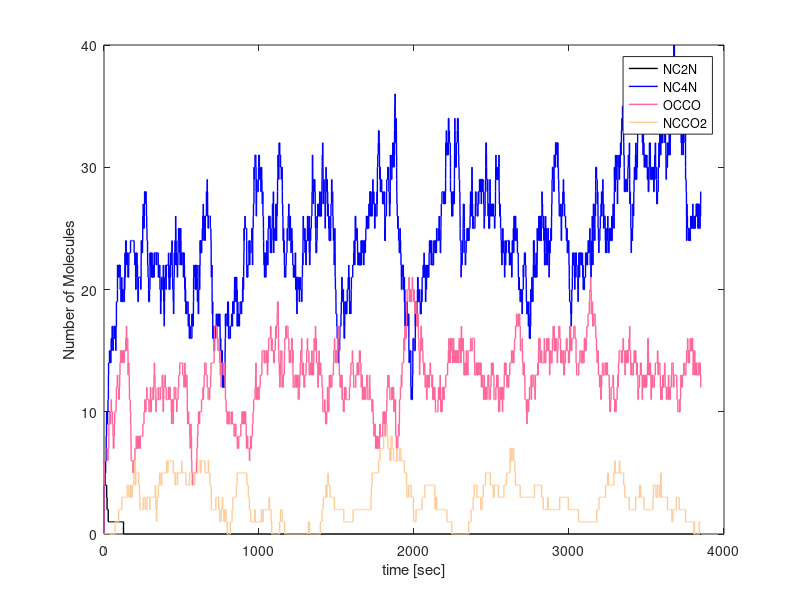

Reproduce this figure in MATLAB.
function GillespieToyNetwork 

close all;
%rand('state',8);

uncatalysed = 0.1; %
catalysed = 1.0;
in = 0.3;
out = 0.01;

k1 = uncatalysed;
k2 = uncatalysed;
k3 = uncatalysed;
k4 = uncatalysed;
k5 = in;
k6 = in;
k7 = in;
k8 = in;
k9 = in;
k10 = out;
k11 = out;
k12 = out;
k13 = out;
k14 = out;
%k15 = out;

k_values = [k1 k2 k3 k4 k5 k6 k7 k8 k9 k10 k11 k12 k13 k14];

O_initial = 10;
N_initial = 10;
CO_initial = 10;
CN_initial = 10;
C3N_initial = 10;
NC2N_initial = 0;
NC4N_initial = 0;
OCCO_initial = 0;
NCCO2_initial = 0;

stoichiometric_matrix = [0 0 -1 0 0 1 0 0 0 0 0 0 0 0; 0 0 0 0 0 0 0 1 0 0 0 -1 0 0; 0 0 -1 -2 0 0 1 0 0 0 0 0 0 0; -2 -1 -1 0 1 0 0 0 0 0 0 0 0 0; 0 -1 0 0 0 0 0 0 1 0 0 0 0 0; 1 0 0 0 0 0 0 0 0 0 -1 0 0 0; 0 1 0 0 0 0 0 0 0 -1 0 0 0 0; 0 0 0 1 0 0 0 0 0 0 0 0 0 -1; 0 0 1 0 0 0 0 0 0 0 0 0 -1 0];
stoichiometric_matrix;                            

realisations = 1;

for i = 1:realisations

    molecules = [O_initial N_initial CO_initial CN_initial C3N_initial NC2N_initial NC4N_initial OCCO_initial NCCO2_initial];
    
    time = 0;
    k = 1;
    
    Oplot(1,i) = O_initial;
    Nplot(1,i) = N_initial;
    COplot(1,i) = CO_initial;
    CNplot(1,i)= CN_initial;
    C3Nplot(1,i) = C3N_initial;
    NC2Nplot(1,i)= NC2N_initial;
    NC4Nplot(1,i) = NC4N_initial;
    OCCOplot(1,i) = OCCO_initial;
    NCCO2plot(1,i) = NCCO2_initial;
    
    timeplot(1,i) = 0;
    
    while k < 10000
        
        rr = rand(2,1);
        
        O = molecules(1);
        N = molecules(2);
        CO = molecules(3);
        CN = molecules(4);
        C3N = molecules(5);
        NC2N = molecules(6);
        NC4N = molecules(7);
        OCCO = molecules(8);
        NCCO2 = molecules(9);
        
        %'CN numbers', CN
        %'k1', k_values(1)
        prop(1) = CN * (CN - 1) * k_values(1);
       % 'prop1', prop(1)
        
       %%%%%%%%% ESTABLISH CATALYSIS CONDITIONS FOR REACTION 2 %%%%%%%%%%%
       
        k_values(2) = uncatalysed;
        
        if C3N > 0 && NC2N > 0
            k_values(2) = catalysed * C3N * NC2N;
            
        elseif C3N > 0
            k_values(2) = catalysed * C3N;
        
        elseif NC2N > 0
            k_values(2) = catalysed * NC2N;
        end
        
        prop(2) = CN * C3N * k_values(2); %This reaction is catalysed by C3N and NC2N. kinetic constant is multiplied by catalyst numbers, as in Hordijk et al. (2014).
        prop(2);
        prop(3) = CN * O * CO * N * k_values(3);
        
       %%%%%%%%% ESTABLISH CATALYSIS CONDITIONS FOR REACTION 4 %%%%%%%%%%%

        
        k_values(4) = uncatalysed;
        
        if NC4N > 0
            k_values(4) = catalysed * NC4N;
        end
        
        prop(4) = CO * (CO - 1) * k_values(4); % Catalysed by NC4N.
        prop(5) = k_values(5);
        prop(6) = k_values(6);
        prop(7) = k_values(7);
        prop(8) = k_values(8);
        prop(9) = k_values(9);
        
        prop(10) = NC4N * k_values(10); %Lets enable these molecules to
        %accumulate.... so comment out the removal reactions!
        prop(11) = NC2N * k_values(11);
        prop(12) = N * k_values(12);
        
        prop(13) = NCCO2 * k_values(13);
        prop(14) = OCCO * k_values(14);
        
        
        alpha0 = sum(prop);
        %'Sum of propensities:', alpha0
        tau = (1/alpha0)*log(1/rr(1));
        time = time + tau;
        
        CumulativePropSum = cumsum(prop);
        
        if rr(2) < CumulativePropSum(1)
            %'rr(2) LESS THAN cumsum !'
            %'Executing reaction', 1
            molecules = molecules + (stoichiometric_matrix(:,1))'; %Choose first reaction if rr(2) < prop(1)/alpha0 !
        
        else
            for j = 1:length(prop)
                if rr(2) * alpha0 >= CumulativePropSum(j) && j < length(prop)
                    %'rr(2) GREATER OR EQUAL TO cumsum !'
                    if rr(2) * alpha0 < CumulativePropSum(j+1)
                        %'Executing reaction', j
                        %'Before the next reaction:', molecules
                     % disp(['Reaction' num2str(j+1) 'has occurred:'])
                        molecules = molecules + (stoichiometric_matrix(:,j+1))';
                    %molecules
                    %(stoichiometric_matrix(:,j+1))';
                    %'Propensities:', prop
                    end
                
                end
                
                
            end
        end
        
        k = k + 1;
        
        Oplot(k,i) = O;
        Nplot(k,i) = N;
        COplot(k,i) = CO;
        CNplot(k,i) = CN;
        C3Nplot(k,i) = C3N;
        NC2Nplot(k,i)= NC2N;
        NC4Nplot(k,i) = NC4N;
        OCCOplot(k,i) = OCCO;
        NCCO2plot(k,i) = NCCO2;
        
        timeplot(k,i) = time;
    end
                    
                    
end

figure(1);
set(gca,'Fontsize',20);
%h=stairs(timeplot(:,1),Oplot(:,1));

%set(h,'Color','r','Linewidth',1);
%h=stairs(timeplot(:,1),Nplot(:,1));
%set(h,'Color','m','Linewidth',1);
%h=stairs(timeplot(:,1),COplot(:,1));
%set(h,'Color','b','Linewidth',1);
%h=stairs(timeplot(:,1),CNplot(:,1));
%set(h,'Color','g','Linewidth',1);
%h=stairs(timeplot(:,1),C3Nplot(:,1));
%set(h,'Color','c','Linewidth',1);
h=stairs(timeplot(:,1),NC2Nplot(:,1));
set(h,'Color','k','Linewidth',1);
hold on
h=stairs(timeplot(:,1),NC4Nplot(:,1));
set(h,'Color','b','Linewidth',1);
h=stairs(timeplot(:,1),OCCOplot(:,1));
set(h,'Color',[1,0.4,0.6],'Linewidth',1);
h=stairs(timeplot(:,1),NCCO2plot(:,1));
set(h,'Color',[1,0.8,0.6],'Linewidth',1);

'Number of non zero elements in NC2N vector:', nnz(NC2Nplot(:,1))

%NC4Nplot
xlabel('time [sec]');
ylabel('Number of Molecules');
legend('NC2N', 'NC4N', 'OCCO', 'NCCO2') % 'C3N', 'NC2N', 'NC4N', 'OCCO', 'NCCO2');
%axis([0 100 0 25]);
